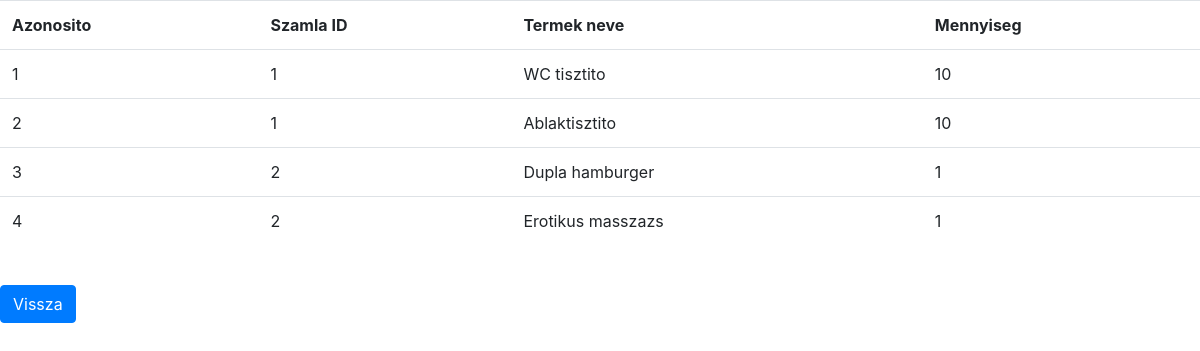
Page /incomesList.php on the committed database.
### tables this page shows
CREATE TABLE IF NOT EXISTS `rendelesek` (
  `RendelesekID` int(10) UNSIGNED NOT NULL AUTO_INCREMENT,
  `Term_szolgID` int(10) UNSIGNED DEFAULT NULL,
  `SzamlaID` int(10) UNSIGNED DEFAULT NULL,
  `Mennyiseg` int(11) DEFAULT NULL,
  PRIMARY KEY (`RendelesekID`),
  KEY `Term_szolgID` (`Term_szolgID`),
  KEY `SzamlaID` (`SzamlaID`)
);

CREATE TABLE IF NOT EXISTS `term_szolg` (
  `Term_szolgID` int(10) UNSIGNED NOT NULL AUTO_INCREMENT,
  `nev` varchar(50) DEFAULT NULL,
  `isSzolgaltatas` tinyint(1) DEFAULT NULL,
  `egysegar` int(11) DEFAULT NULL,
  `BeszallitoID` int(10) UNSIGNED DEFAULT NULL,
  `mennyiseg` int(11) DEFAULT NULL,
  PRIMARY KEY (`Term_szolgID`),
  KEY `BeszallitoID` (`BeszallitoID`)
);

### incomesList.php (the view, shortened to what this page needs)
<?php
    $conn = new mysqli("localhost", "root", "", "iwyrwv_testdb");
    $sql_query="SELECT r.RendelesekID, r.SzamlaID, t.nev, r.Mennyiseg FROM `rendelesek` r INNER JOIN term_szolg t ON r.Term_szolgID=t.Term_szolgID";
    $result_set=$conn->query($sql_query);
?>
<!DOCTYPE html>
<html>
<head>
    <link rel="stylesheet" href="https://cdn.jsdelivr.net/npm/bootstrap@4.3.1/dist/css/bootstrap.min.css">
</head>
<body>
    <table class="table">
    <tr>
        <th>Azonosito</th>
        <th>Szamla ID</th>
        <th>Termek neve</th>
        <th>Mennyiseg</th>
    </tr>
    <?php
    if(mysqli_num_rows($result_set)>0)
    {
        while($row=mysqli_fetch_row($result_set))
        {
            ?>
            <tr>
                <td><?php echo $row[0]; ?></td>
                <td><?php echo $row[1]; ?></td>
                <td><?php echo $row[2]; ?></td>
                <td><?php echo $row[3]; ?></td>
            </tr>
            <?php
        }
    }
    else
    {
        ?>
        <tr>
        <th colspan="4">Nem talalhato Rendeles az adatbazisban</th>
        </tr>
        <?php
    }
        ?>
    </table>
    <br>
    <a href="index.html" class="btn btn-primary">Vissza</a>
</body>
</html>

### rows in the picture
rendelesek: RendelesekID "1", SzamlaID "1", Term_szolgID.nev "WC tisztito", Mennyiseg "10"
rendelesek: RendelesekID "2", SzamlaID "1", Term_szolgID.nev "Ablaktisztito", Mennyiseg "10"
rendelesek: RendelesekID "3", SzamlaID "2", Term_szolgID.nev "Dupla hamburger", Mennyiseg "1"
rendelesek: RendelesekID "4", SzamlaID "2", Term_szolgID.nev "Erotikus masszazs", Mennyiseg "1"
